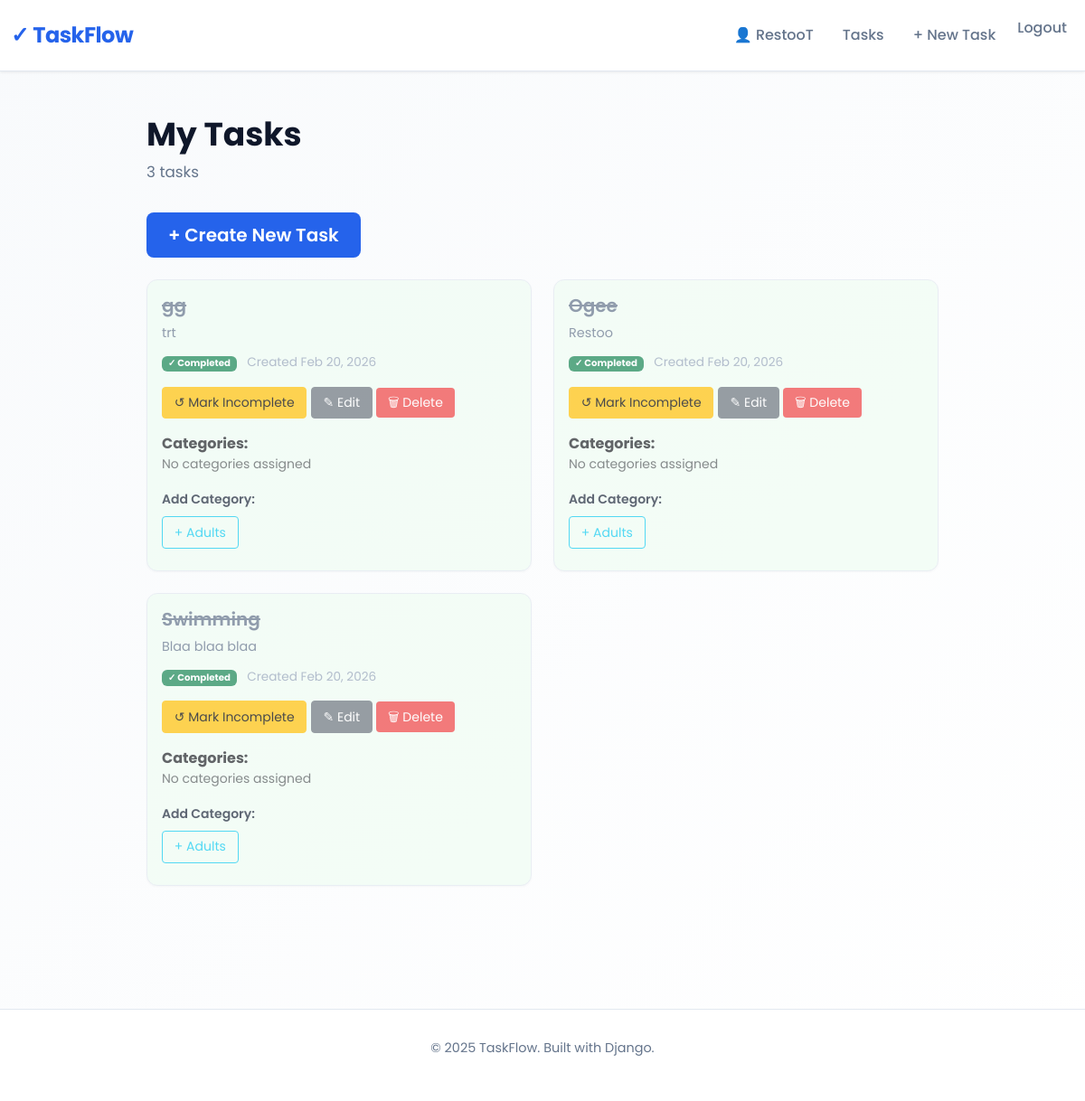
The page /tasks/ (signed in) on the database its author committed.
### tasks/models.py (models this page shows, shortened)
class Task(models.Model):
    user = models.ForeignKey(User, on_delete=models.CASCADE)
    title = models.CharField(max_length=200)
    description = models.TextField(blank=True, null=True)
    is_completed = models.BooleanField(default=False)
    created_at = models.DateTimeField(auto_now_add=True)
    category = models.ManyToManyField(Category, through='TaskCategory', blank=True)
    class Meta:
        ordering = ['-created_at']

class Category(models.Model):
    name = models.CharField(max_length=200, unique=True)
    created_at = models.DateTimeField(auto_now_add=True)
    class Meta:
        ordering = ['name']
        verbose_name_plural = 'Categories'

### tasks/views.py (the view)
# urls.py: path('tasks/', views.tasklist_view, name='task_list'),
@login_required
def tasklist_view(request):
    tasks = Task.objects.filter(user=request.user).order_by('-created_at')
    categories = Category.objects.all()  # ← Add this
    return render(request, 'tasks/task_list.html', {
        'tasks': tasks,
        'all_categories': categories  # ← Pass it
    })

### tasks/templates/tasks/task_list.html (shortened to what this page needs)
{% extends 'base.html' %}
{% block content %}
<div class="page-header">
    <h1>My Tasks</h1>
    <p>{{ tasks.count }} task{{ tasks.count|pluralize }}</p>
</div>
<div class="mb-4">
    <a href="{% url 'create_task' %}" class="btn btn-primary btn-lg">
        + Create New Task
    </a>
</div>
{% if tasks %}
    <div class="row">
        {% for task in tasks %}
            <div class="col-md-6 mb-4">
                <div class="card task-card {% if task.is_completed %}completed{% endif %}">
                    <div class="card-body">
                        <h5 class="task-title">{{ task.title }}</h5>
                        {% if task.description %}
                            <p class="task-description">{{ task.description }}</p>
                        {% endif %}
                        <div class="task-meta">
                            {% if task.is_completed %}
                                <span class="badge bg-success">✓ Completed</span>
                            {% else %}
                                <span class="badge bg-warning text-dark">⏳ Pending</span>
                            {% endif %}
                            <span class="ms-2">Created {{ task.created_at|date:"M d, Y" }}</span>
                        </div>
                        <div class="mt-3">
                            <form method="POST" action="{% url 'toggle_task' task.id %}" style="display: inline;">
                                <button type="submit" class="btn btn-sm {% if task.is_completed %}btn-warning{% else %}btn-success{% endif %}">
                                    {% if task.is_completed %}
                                        ↺ Mark Incomplete
                                    {% else %}
                                        ✓ Mark Complete
                                    {% endif %}
                                </button>
                            </form>
                            <a href="{% url 'edit_task' task.id %}" class="btn btn-sm btn-secondary">
                                ✎ Edit
                            </a>
                            <form method="POST" action="{% url 'delete_task' task.id %}" style="display: inline;">
                                <button type="submit" class="btn btn-sm btn-danger" onclick="return confirm('Delete this task?')">
                                    🗑 Delete
                                </button>
                            </form>
                        </div>
                        <div class="mt-3">
                            <div class="mb-2">
                                <strong>Categories:</strong>
                                {% if task.categories.all %}
                                    <div>
                                        {% for category in task.categories.all %}
                                            <span class="badge bg-info d-inline-block mb-1">
                                                {{ category.name }}
                                                <form method="POST" action="{% url 'remove_category' task.id category.id %}" style="display: inline;">
                                                    {% csrf_token %}
                                                    <button type="submit" style="background: none; border: none; color: white; cursor: pointer; font-weight: bold; padding: 0; margin-left: 5px;">×</button>
                                                </form>
                                            </span>
                                        {% endfor %}
                                    </div>
                                {% else %}
                                    <p class="text-muted small">No categories assigned</p>
                                {% endif %}
                            </div>
                <div class="mb-2">
                    <label class="form-label small" style="font-weight: 600;">Add Category:</label>
                    <div class="d-flex gap-1 flex-wrap">
                        {% for category in all_categories %}
                            <form method="POST" action="{% url 'assign_category' task.id category.id %}" style="display: inline;">
                                <button type="submit" class="btn btn-sm btn-outline-info">
                                    + {{ category.name }}
                                </button>
                            </form>
                        {% endfor %}
                    </div>
                </div>
                        </div>
                    </div>
                </div>
            </div>
        {% endfor %}
    </div>
{% endif %}
{% endblock %}

### tasks/templates/base.html (shortened to what this page needs)
<!DOCTYPE html>
<html lang="en">
<head>
    <link href="https://cdn.jsdelivr.net/npm/bootstrap@5.3.0/dist/css/bootstrap.min.css" rel="stylesheet">
</head>
<body>
    <nav class="navbar navbar-expand-lg">
        <div class="container-fluid">
            <a class="navbar-brand" href="{% url 'task_list' %}">✓ TaskFlow</a>
            <div class="collapse navbar-collapse" id="navbarNav">
                <ul class="navbar-nav ms-auto">
                    {% if user.is_authenticated %}
                        <li class="nav-item">
                            <span class="nav-link" style="cursor: default;">👤 {{ user.username }}</span>
                        </li>
                        <li class="nav-item">
                            <a class="nav-link" href="{% url 'task_list' %}">Tasks</a>
                        </li>
                        <li class="nav-item">
                            <a class="nav-link" href="{% url 'create_task' %}">+ New Task</a>
                        </li>
                        <li class="nav-item">
                            <form method="POST" action="{% url 'logout' %}" style="display: inline;">
                                <button type="submit" class="nav-link" style="background: none; border: none; cursor: pointer; padding: 0;">Logout</button>
                            </form>
                        </li>
                    {% endif %}
                </ul>
            </div>
        </div>
    </nav>
    <main>
        <div class="container container-custom">
            {% block content %}{% endblock %}
        </div>
    </main>
    <footer>
        <div class="container-fluid">
            <p>&copy; 2025 TaskFlow. Built with Django.</p>
        </div>
    </footer>
</body>
</html>

### tasks/templates/base.html (style rules this page uses)
:root { --primary: #2563eb; --primary-dark: #1e40af; --success: #10b981; --danger: #ef4444; --light-bg: #f8fafc; --border: #e2e8f0; --text-muted: #64748b; }
* { font-family: 'Poppins', sans-serif; }
body { background: linear-gradient(135deg, var(--light-bg) 0%, #ffffff 100%); color: #1e293b; min-height: 100vh; display: flex; flex-direction: column; }
.navbar { background: white; box-shadow: 0 1px 3px rgba(0, 0, 0, 0.08); border-bottom: 1px solid var(--border); padding: 1rem 0; }
.navbar-brand { font-weight: 700; font-size: 1.5rem; color: var(--primary) !important; letter-spacing: -0.5px; }
.nav-link { color: var(--text-muted) !important; font-weight: 500; transition: color 0.2s; margin: 0 0.5rem; }
main { flex: 1; padding: 3rem 0; }
.container-custom { max-width: 900px; }
.card { border: 1px solid var(--border); box-shadow: 0 1px 3px rgba(0, 0, 0, 0.05); border-radius: 0.75rem; transition: all 0.3s ease; }
.btn-primary { background: var(--primary); border: none; font-weight: 600; padding: 0.6rem 1.5rem; border-radius: 0.5rem; transition: all 0.2s; }
.btn-sm { padding: 0.4rem 0.8rem; font-size: 0.875rem; }
.btn-danger { background: var(--danger); border: none; }
.form-label { font-weight: 600; color: #1e293b; margin-bottom: 0.5rem; }
footer { background: white; border-top: 1px solid var(--border); padding: 2rem 0; margin-top: 4rem; color: var(--text-muted); text-align: center; font-size: 0.9rem; }
.task-card { transition: all 0.3s ease; }
.task-card.completed { opacity: 0.7; background: #f0fdf4; }
.task-card.completed .task-title { text-decoration: line-through; color: var(--text-muted); }
.task-title { font-weight: 600; margin: 0; color: #1e293b; }
.task-description { font-size: 0.9rem; color: var(--text-muted); margin: 0.5rem 0 0 0; }
.task-meta { font-size: 0.85rem; color: #94a3b8; margin-top: 0.75rem; }
.page-header { margin-bottom: 2rem; }
.page-header h1 { font-size: 2.25rem; font-weight: 700; color: #0f172a; margin-bottom: 0.5rem; }
.page-header p { color: var(--text-muted); font-size: 1.05rem; }
a { color: var(--primary); text-decoration: none; transition: color 0.2s; }

### rows shown on the page
Task: title "gg", description "trt", is_completed "✓ Completed", created_at "Feb 20, 2026"
Category: name "Adults"
Task: title "Ogee", description "Restoo", is_completed "✓ Completed", created_at "Feb 20, 2026"
Task: title "Swimming", description "Blaa blaa blaa", is_completed "✓ Completed", created_at "Feb 20, 2026"

### other values the page prints
{{ user.username }} "RestooT"
{{ tasks.count }} "3"
